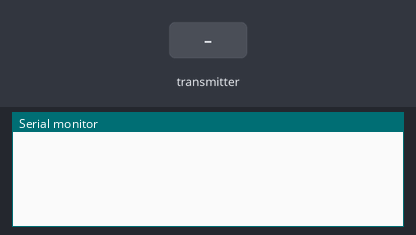
The sketch below on a simulated ESP32. Parts: the last lines printed to the serial monitor. Inputs (shaded band) come from the test bench.

Above: at 1.2 s.
1.3 s: the transmitter starts sending temp = 0
At 1.66 s:
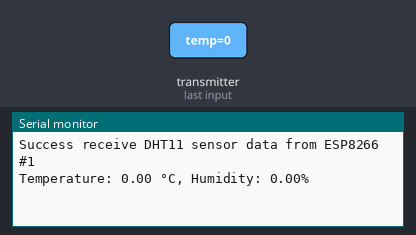
2.8 s: the transmitter starts sending hum = 25
At 3.16 s:
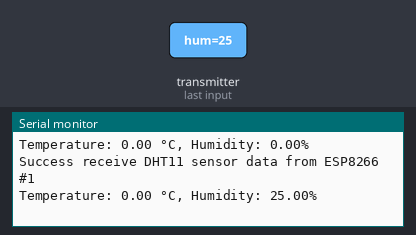
4.3 s: the transmitter starts sending temp = 25
At 4.66 s:
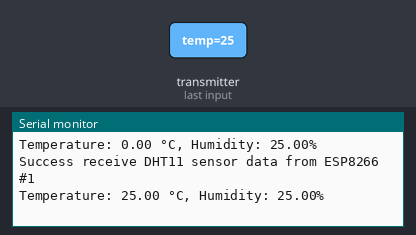
5.8 s: the transmitter starts sending hum = 0
At 6.16 s:
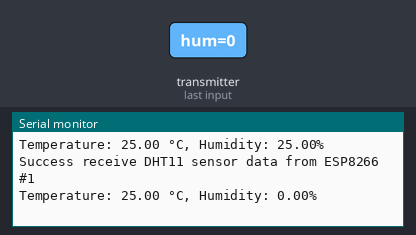

Measured:
- after the input at 1.3 s, the serial monitor: prints a new line after 0.05 s (image 1)
- after the input at 2.8 s, the serial monitor: prints a new line after 0.05 s (image 2)
- after the input at 4.3 s, the serial monitor: prints a new line after 0.05 s (image 3)
- after the input at 5.8 s, the serial monitor: prints a new line after 0.05 s (image 4)

The sketch:

WahyuPriambodo_KodeReceiver1_ESP32_ESPNOW.ino
```cpp
// ESP32 #2: Receive DHT11 sensor data from ESP8266#1 via ESPNOW
#include <WiFi.h>
#include <esp_now.h>

// Struktur untuk menerima data
typedef struct struct_message {
  float temp;
  float hum;
} struct_message;

struct_message dhtData;

// Callback saat data diterima
void OnDataRecv(const uint8_t *mac_addr, const uint8_t *incomingData, int len) {
  memcpy(&dhtData, incomingData, sizeof(dhtData));
  // Menampilkan data yang dikirim melalui ESPNOW
  Serial.println("Success receive DHT11 sensor data from ESP8266 #1");
  Serial.print("Temperature: ");
  Serial.print(dhtData.temp);
  Serial.print(" °C, Humidity: ");
  Serial.print(dhtData.hum);
  Serial.println("%");
}

void setup() {
  Serial.begin(115200);

  // Inisialisasi WiFi dan ESPNOW
  WiFi.mode(WIFI_STA);
  if (esp_now_init() != ESP_OK) {
    Serial.println("Error initializing ESP-NOW");
    return;
  }

  // Register callback saat data diterima
  esp_now_register_recv_cb(esp_now_recv_cb_t(OnDataRecv));
}

void loop() {
  // Tidak ada kode yang diperlukan di loop
}
```
